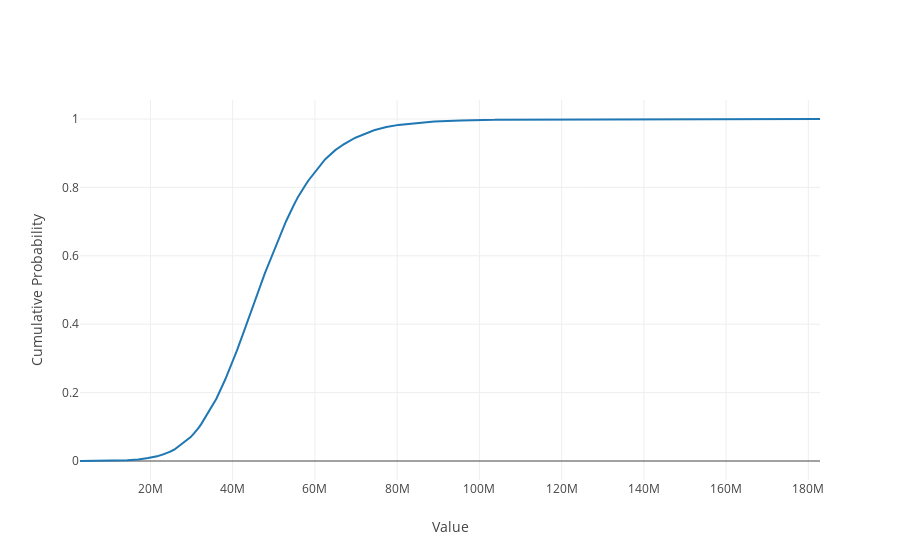

Notebook cell for this chart:
### Markdown cell above
## Visualize CDF

Display the cumulative distribution function of total inflated losses.

### Code cell
total_inflated_losses.show_cdf()

### Figure 1 — Plotly figure (JSON) as saved in the notebook; plotly's stock layout.template omitted (floating-point values rounded to 4 significant figures; data arrays with more than 128 entries replaced by an {"elided": "..."} marker saying what was removed)
{"data": [{"type": "scatter", "x": {"elided": "100000 float values"}, "y": {"elided": "100000 float values"}}], "layout": {"xaxis": {"title": {"text": "Value"}}, "yaxis": {"title": {"text": "Cumulative Probability"}}}}
